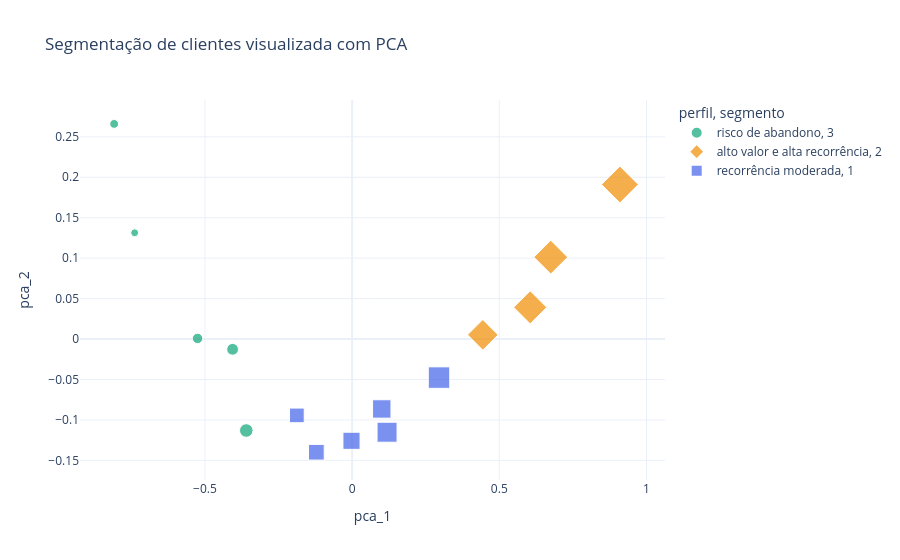

Notebook code for this chart:
### Code cell
figura_segmentos = px.scatter(
    resultado_clientes['resultado_segmentacao'],
    x='pca_1',
    y='pca_2',
    color='perfil',
    symbol='segmento',
    size='gasto_medio_reais',
    hover_name='cliente',
    hover_data=['compras_mes', 'gasto_medio_reais', 'dias_desde_ultima_compra'],
    title='Segmentação de clientes visualizada com PCA',
    color_discrete_sequence=['#0ca678', '#f08c00', '#4263eb'],
)
figura_segmentos.update_layout(template='plotly_white')
figura_segmentos.show()

### Figure 1 — Plotly figure (JSON) as saved in the notebook; plotly's stock layout.template omitted (floating-point values rounded to 4 significant figures)
{"data": [{"customdata": [[2, 35, 90], [1, 20, 120], [3, 45, 80], [2, 60, 65], [1, 25, 140]], "hovertemplate": "<b>%{hovertext}</b><br><br>perfil=risco de abandono<br>segmento=3<br>pca_1=%{x}<br>pca_2=%{y}<br>gasto_medio_reais=%{customdata[1]}<br>compras_mes=%{customdata[0]}<br>dias_desde_ultima_compra=%{customdata[2]}<extra></extra>", "hovertext": ["C01", "C02", "C03", "C12", "C14"], "legendgroup": "risco de abandono, 3", "marker": {"color": "#0ca678", "size": [35, 20, 45, 60, 25], "sizemode": "area", "sizeref": 0.65, "symbol": "circle"}, "mode": "markers", "name": "risco de abandono, 3", "orientation": "v", "showlegend": true, "type": "scatter", "x": [-0.525, -0.7387, -0.4059, -0.3595, -0.8083], "xaxis": "x", "y": [0.000793, 0.1314, -0.01264, -0.113, 0.266], "yaxis": "y"}, {"customdata": [[8, 180, 20], [10, 220, 14], [12, 260, 7], [9, 210, 12]], "hovertemplate": "<b>%{hovertext}</b><br><br>perfil=alto valor e alta recorrência<br>segmento=2<br>pca_1=%{x}<br>pca_2=%{y}<br>gasto_medio_reais=%{customdata[1]}<br>compras_mes=%{customdata[0]}<br>dias_desde_ultima_compra=%{customdata[2]}<extra></extra>", "hovertext": ["C04", "C05", "C10", "C11"], "legendgroup": "alto valor e alta recorrência, 2", "marker": {"color": "#f08c00", "size": [180, 220, 260, 210], "sizemode": "area", "sizeref": 0.65, "symbol": "diamond"}, "mode": "markers", "name": "alto valor e alta recorrência, 2", "orientation": "v", "showlegend": true, "type": "scatter", "x": [0.444, 0.6748, 0.9098, 0.6051], "xaxis": "x", "y": [0.00522, 0.1013, 0.1911, 0.03919], "yaxis": "y"}, {"customdata": [[7, 150, 25], [4, 80, 45], [5, 95, 38], [6, 110, 35], [4, 70, 55], [5, 130, 30]], "hovertemplate": "<b>%{hovertext}</b><br><br>perfil=recorrência moderada<br>segmento=1<br>pca_1=%{x}<br>pca_2=%{y}<br>gasto_medio_reais=%{customdata[1]}<br>compras_mes=%{customdata[0]}<br>dias_desde_ultima_compra=%{customdata[2]}<extra></extra>", "hovertext": ["C06", "C07", "C08", "C09", "C13", "C15"], "legendgroup": "recorrência moderada, 1", "marker": {"color": "#4263eb", "size": [150, 80, 95, 110, 70, 130], "sizemode": "area", "sizeref": 0.65, "symbol": "square"}, "mode": "markers", "name": "recorrência moderada, 1", "orientation": "v", "showlegend": true, "type": "scatter", "x": [0.2952, -0.1214, -0.002087, 0.1008, -0.1876, 0.1187], "xaxis": "x", "y": [-0.04763, -0.1399, -0.1258, -0.08642, -0.09437, -0.1152], "yaxis": "y"}], "layout": {"legend": {"itemsizing": "constant", "title": {"text": "perfil, segmento"}, "tracegroupgap": 0}, "title": {"text": "Segmentação de clientes visualizada com PCA"}, "xaxis": {"anchor": "y", "domain": [0, 1], "title": {"text": "pca_1"}}, "yaxis": {"anchor": "x", "domain": [0, 1], "title": {"text": "pca_2"}}}}
